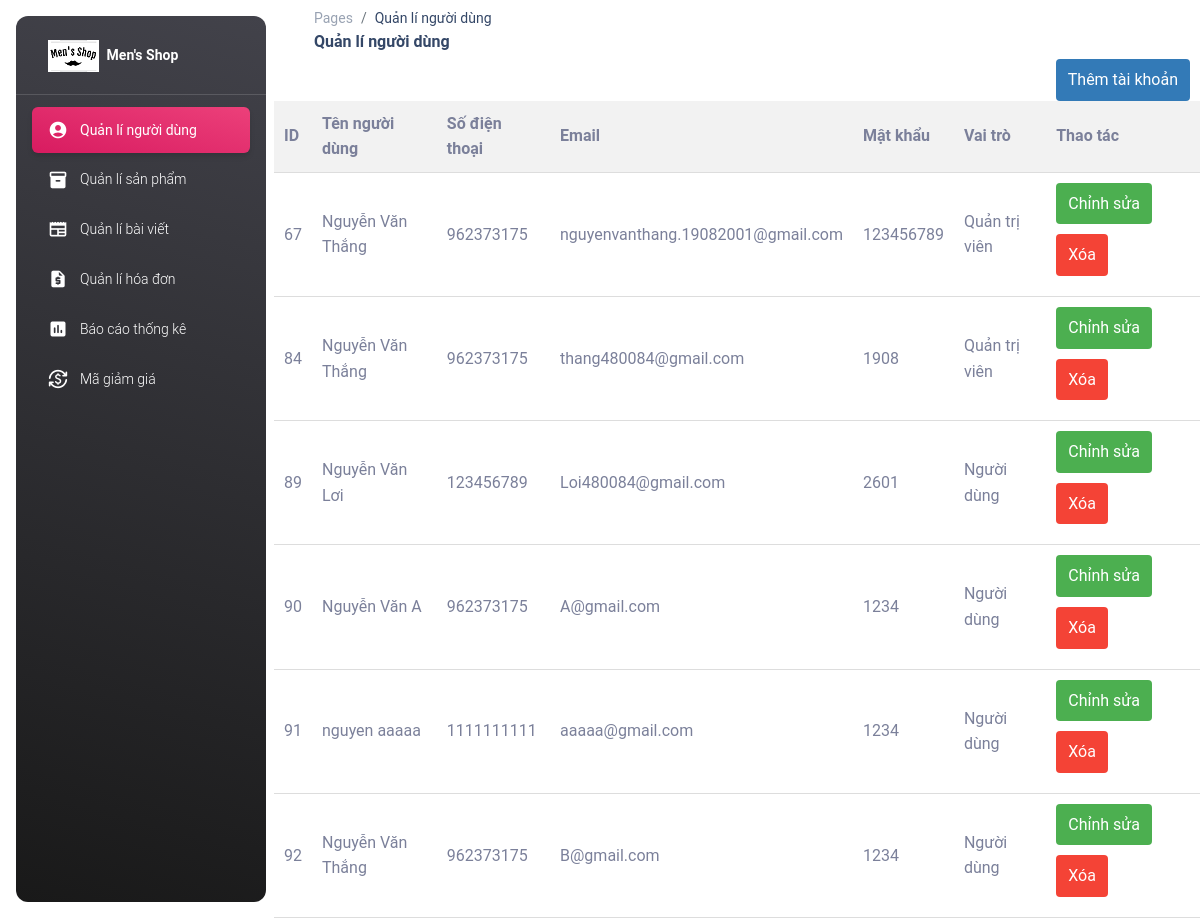
Page /Admin/pages/user.php on the committed database.
### tables this page shows
CREATE TABLE `account` (
  `id` int(11) NOT NULL,
  `hoten` varchar(50) NOT NULL,
  `sdt` int(30) NOT NULL,
  `email` varchar(100) NOT NULL,
  `password` varchar(100) NOT NULL,
  `role` varchar(100) NOT NULL
);

### Men-Shop/control.php (called while the page is built, shortened)
<?php
include('connect.php');
class Data
{
    public function user()
    {
        global $conn;
        $sql = "select * from account";
        $run = mysqli_query($conn, $sql);
        return $run;
    }
}

### Admin/pages/user.php (the view, shortened to what this page needs)
<?php
include('../../Men-Shop/control.php');
$getdata = new Data();
$select_account = $getdata->user();
?>
<!DOCTYPE html>
<html lang="en">
<head>
    <link rel="stylesheet" href="./icofont/icofont.min.css">
    <link id="pagestyle" href="../css/material-dashboard.css?v=3.0.5" rel="stylesheet" />
    <link rel="stylesheet" href="https://cdn.jsdelivr.net/npm/bootstrap-icons@1.10.5/font/bootstrap-icons.css">
    <link rel="stylesheet" type="text/css" href="../css/user.css">
</head>
<body>
    <aside
        class="sidenav navbar navbar-vertical navbar-expand-xs border-0 border-radius-xl my-3 fixed-start ms-3 bg-gradient-dark">
        <div class="sidenav-header">
            <a class="navbar-brand m-0" href="">
                <img src="../../Men-Shop/img/logoshopnentrang.png" class="navbar-brand-img h-100" alt="main_logo" />
                <span class="ms-1 font-weight-bold text-white">Men's Shop</span>
            </a>
        </div>
        <hr class="horizontal light mt-0 mb-2" />
        <div>
            <ul class="navbar-nav">
                <li class="nav-item">
                    <a class="nav-link text-white active bg-gradient-primary" href="../pages/user.php">
                        <div class="text-white text-center me-2 d-flex align-items-center justify-content-center">
                            <i class="material-icons opacity-10">account_circle</i>
                        </div>
                        <span class="nav-link-text ms-1"> Quản lí người dùng</span>
                    </a>
                </li>
                <li class="nav-item">
                    <a class="nav-link text-white" href="../pages/product.php">
                        <div class="text-white text-center me-2 d-flex align-items-center justify-content-center">
                            <i class="material-icons opacity-10">inventory_2</i>
                        </div>
                        <span class="nav-link-text ms-1">Quản lí sản phẩm</span>
                    </a>
                </li>
                <li class="nav-item">
                    <a class="nav-link text-white " href="../pages/blog.php">
                        <div class="text-white text-center me-2 d-flex align-items-center justify-content-center">
                            <i class="material-icons opacity-10">newspaper</i>
                        </div>
                        <span class="nav-link-text ms-1">Quản lí bài viết</span>
                    </a>
                </li>
                <li class="nav-item">
                    <a class="nav-link text-white " href="../pages/bill.php">
                        <div class="text-white text-center me-2 d-flex align-items-center justify-content-center">
                            <i class="material-icons opacity-10">request_quote</i>
                        </div>
                        <span class="nav-link-text ms-1">Quản lí hóa đơn</span>
                    </a>
                </li>
                <li class="nav-item">
                    <a class="nav-link text-white " href="../pages/Doanh_thu.php">
                        <div class="text-white text-center me-2 d-flex align-items-center justify-content-center">
                            <i class="material-icons opacity-10">insert_chart</i>
                        </div>
                        <span class="nav-link-text ms-1">Báo cáo thống kê</span>
                    </a>
                </li>
                <li class="nav-item">
                    <a class="nav-link text-white " href="../pages/ma_giam_gia.php">
                        <div class="text-white text-center me-2 d-flex align-items-center justify-content-center">
                            <i class="material-icons opacity-10">currency_exchange</i>
                        </div>
                        <span class="nav-link-text ms-1">Mã giảm giá</span>
                    </a>
                </li>
            </ul>
        </div>
    </aside>
    <main class="main-content position-relative max-height-vh-100 h-100 border-radius-lg">
        <nav class="navbar navbar-main navbar-expand-lg px-0 mx-4 shadow-none border-radius-xl" id="navbarBlur"
            data-scroll="true">
            <div class="container-fluid py-1 px-3">
                <nav aria-label="breadcrumb">
                    <ol class="breadcrumb bg-transparent mb-0 pb-0 pt-1 px-0 me-sm-6 me-5">
                        <li class="breadcrumb-item text-sm">
                            <a class="opacity-5 text-dark" href="javascript:;">Pages</a>
                        </li>
                        <li class="breadcrumb-item text-sm text-dark active" aria-current="page">
                            Quản lí người dùng
                        </li>
                    </ol>
                    <h6 class="font-weight-bolder mb-0">Quản lí người dùng</h6>
                </nav>
        </nav>
        <div class="user-table">
            <table>
                <thead>
                    <tr>
                        <th>ID</th>
                        <th>Tên người dùng</th>
                        <th>Số điện thoại</th>
                        <th>Email</th>
                        <th>Mật khẩu</th>
                        <th>Vai trò</th>
                        <th>Thao tác</th>
                    </tr>
                </thead>
                <?php
                foreach ($select_account as $se) {
                    ?>
                    <tr>
                        <td>
                            <?php echo $se['id'] ?>
                        </td>
                        <td>
                            <?php echo $se['hoten'] ?>
                        </td>
                        <td>
                            <?php echo $se['sdt'] ?>
                        </td>
                        <td>
                            <?php echo $se['email'] ?>
                        </td>
                        <td>
                            <?php echo $se['password'] ?>
                        </td>
                        <td>
                            <?php
                            if ($se['role'] == 1) {
                                echo "Quản trị viên";
                            } else {
                                echo "Người dùng";
                            }
                            ?>
                        </td>
                        <td><a style="text-decoration: none; color: #000;"
                                href="../../Men-Shop/update_user.php?update=<?php echo $se['id'] ?>"> <button
                                    class="btn-edit">Chỉnh
                                    sửa</button></a>
                            <a style="text-decoration: none; color: #000;"
                                href="../../Men-Shop/delete_user.php?delete=<?php echo $se['id'] ?>"> <button
                                    class="btn-delete">Xóa</button></a>
                        </td>
                    </tr>
                    <?php
                }
                ?>
                <a href="../../Men-Shop/register.php" style="float: right;   margin-right: 10px;" class="btn-add">Thêm
                    tài khoản</a>
            </table>
        </div>
    </main>
</body

### Admin/css/user.css (style rules this page uses)
.user-table { width: 100%; }
table { width: 100%; border-collapse: collapse; }
table a { float: left; margin-right: 10px; margin-bottom: 10px; }
th, td { padding: 10px; text-align: left; border-bottom: 1px solid #ddd; }
thead th { background-color: #f2f2f2; font-weight: bold; }
.btn-edit, .btn-delete { padding: 8px 12px; border: none; border-radius: 4px; cursor: pointer; text-decoration: none; }
.btn-edit { background-color: #4caf50; color: white; }
.btn-delete { background-color: #f44336; color: white; }
img { max-width: 100%; height: auto; }
.btn-add { padding: 8px 12px; background-color: #337ab7; color: white; text-decoration: none; border-radius: 4px; }

### rows in the picture
account: id "67", hoten "Nguyễn Văn Thắng", sdt "962373175", email "nguyenvanthang.19082001@gmail.com", password "123456789", role "Quản trị viên"
account: id "84", hoten "Nguyễn Văn Thắng", sdt "962373175", email "thang480084@gmail.com", password "1908", role "Quản trị viên"
account: id "89", hoten "Nguyễn Văn Lơi", sdt "123456789", email "Loi480084@gmail.com", password "2601", role "Người dùng"
account: id "90", hoten "Nguyễn Văn A", sdt "962373175", email "A@gmail.com", password "1234", role "Người dùng"
account: id "91", hoten "nguyen aaaaa", sdt "1111111111", email "aaaaa@gmail.com", password "1234", role "Người dùng"
account: id "92", hoten "Nguyễn Văn Thắng", sdt "962373175", email "B@gmail.com", password "1234", role "Người dùng"
